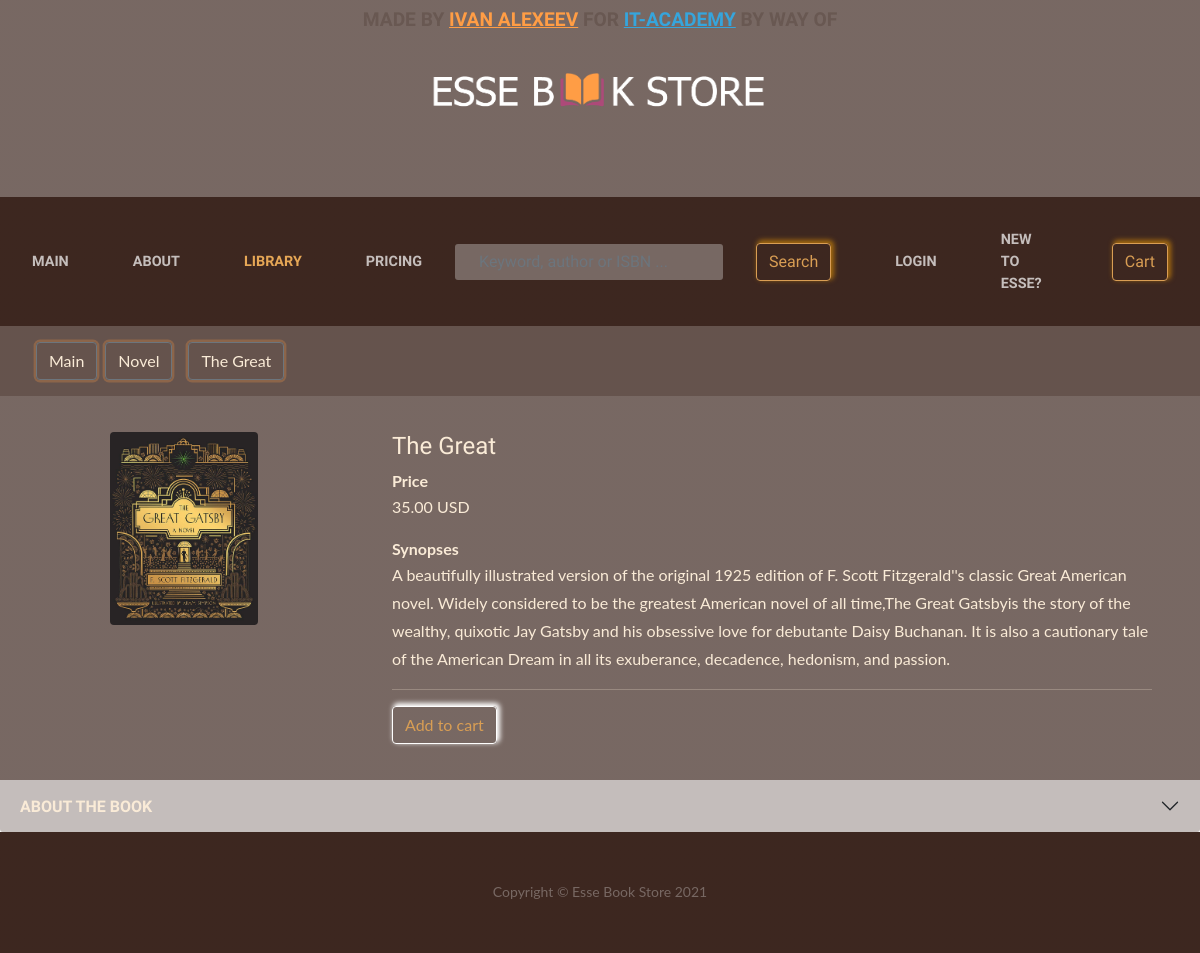
Page /novel/gatsby/ on the earlier database version.
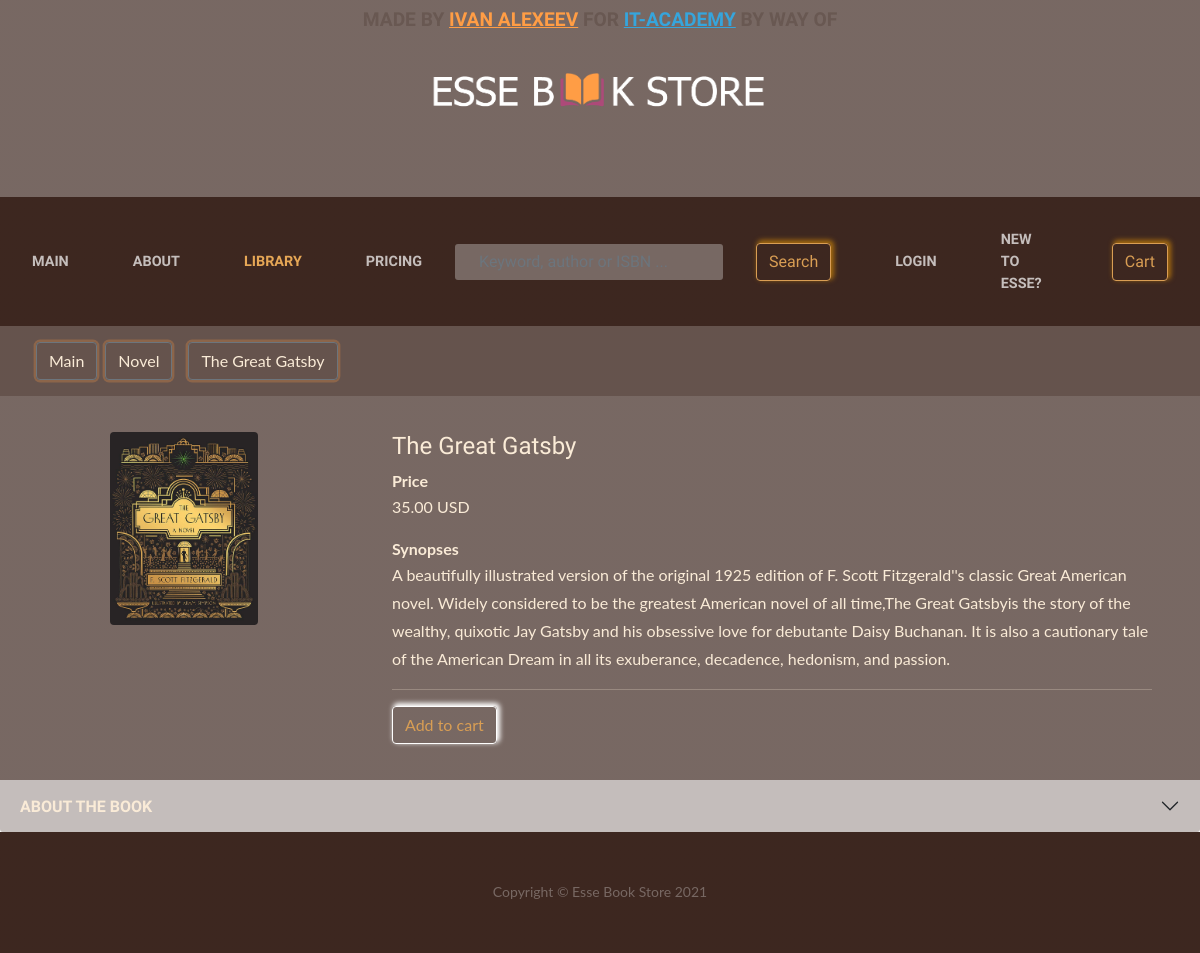
Same page on the later database version.
### mainapp/models.py (models this page shows, shortened)
class Product(models.Model):
    MIN_RESOLUTION = (400,400)
    MAX_RESOLUTION = (4000,4000)
    MAX_IMAGE_SIZE = 3145728
    class Meta:
        abstract=True
    category = models.ForeignKey(Category, verbose_name='Category', on_delete=models.CASCADE)
    title = models.CharField(max_length=255, verbose_name='Book Title')
    slug = models.SlugField(unique=True)
    image = models.ImageField(verbose_name='Image')
    description = models.TextField(verbose_name='Annotation', null = True)
    price = models.DecimalField(max_digits=9, decimal_places=2, verbose_name='Price')

class Novel(Product):
    authorship = models.CharField(max_length=255, verbose_name='Author:')
    book_format = models.CharField(max_length=255, verbose_name='Format:', null=False, blank=False)
    publisher = models.CharField(max_length=255, verbose_name='Publisher:')
    the_year_of_publishing = models.CharField(max_length=10, verbose_name='Published:')
    book_dimensions = models.CharField(max_length=10, verbose_name='Quantity of pages:')
    language = models.CharField(max_length=40, verbose_name='Language:')
    appropriate_for_ages = models.CharField(max_length=10, verbose_name='Appropriate for ages:')
    ISBN_13 = models.CharField(max_length=13, verbose_name='International Standard Book Number:')

class Category(models.Model):
    name = models.CharField(max_length=255, verbose_name='Name of category')
    slug = models.SlugField(unique=True)
    objects = CategoryManager()
    def get_absolute_url(self):
        return reverse('category_detail', kwargs={'slug': self.slug})

### mainapp/views.py (the view)
# urls.py: path('<str:ct_model>/<str:slug>/', ProductDetailView.as_view(), name='product_detail'),
class ProductDetailView(CartMixin, CategoryDetailMixin, DetailView):
    CT_MODEL_MODEL_CLASS = {
        'biography': Biography,
        'economics': Economics,
        'history': History,
        'medicine': Medicine,
        'novel': Novel
    }
    def dispatch(self, request, *args, **kwargs):
        self.model = self.CT_MODEL_MODEL_CLASS[kwargs['ct_model']]
        self.queryset = self.model._base_manager.all()
        return super().dispatch(request, *args, **kwargs)
    context_object_name = 'product'
    template_name = 'product_detail.html'
    slug_url_kwarg = 'slug'
    def get_context_data(self, **kwargs):
        context = super().get_context_data(**kwargs)
        context['ct_model'] = self.model._meta.model_name
        return context

### mainapp/mixins.py (called while the page is built)
    def get_context_data(self, **kwargs):
        if isinstance(self.get_object(), Category):
            model = self.CATEGORY_SLUG2PRODUCT_MODEL[self.get_object().slug]
            context = super().get_context_data(**kwargs)
            context['categories'] = Category.objects.get_categories_for_left_sidebar()
            context['category_products'] = model.objects.all()
            return context
        context = super().get_context_data(**kwargs)
        context['categories'] = Category.objects.get_categories_for_left_sidebar()
        return context

### mainapp/models.py (called while the page is built)
def get_models_for_count(*model_names):
    return [models.Count(model_name) for model_name in model_names]

    def get_queryset(self):
        return super().get_queryset()

    def get_categories_for_left_sidebar(self):
        models = get_models_for_count('biography', 'economics', 'history', 'medicine', 'novel')
        qs = list(self.get_queryset().annotate(*models))
        data = [
            dict(name=c.name, url=c.get_absolute_url(), count=getattr(c, self.CATEGORY_NAME_COUNT_NAME[c.name]))
            for c in qs
        ]
        return data

### mainapp/templates/product_detail.html (shortened to what the changed rows need)
{% load static %}
<!DOCTYPE html>
<html lang="en-us">
<head>
    <link href="https://cdn.jsdelivr.net/npm/bootstrap@5.0.0-beta2/dist/css/bootstrap.min.css" rel="stylesheet">
    <link href="../../static/css/business-casual.css" rel="stylesheet">
    <link href="../../static/scss/_accordion.scss" rel="stylesheet">
</head>
<body>
    <h1 class="site-heading text-center text-white d-none d-lg-block">
        <span class="site-heading-upper text-primary mb-3">Made by <a href="https://github.com/alexeevivan" target="_blank" style="color: #FF9D45FF"> Ivan Alexeev</a> for <a href="https://it-academy.by" target="_blank" style="color: #36A5DCFF">IT-Academy</a> by way of <div style="margin-top: 10px;"></div></span>
        <span>
            <a href="{% url 'base' %}">
                <img src="../../static/img/logo.png" style="width: 30%; height: 30%; margin-top: 2%">
            </a>
        </span>
    </h1>
    <nav style="--bs-breadcrumb-divider: '';" aria-label="breadcrumb">
        <ol class="breadcrumb" style="background-color:rgba(62,37,29,0.3); margin-bottom: 3%; padding-bottom: 1rem; padding-top: 1rem;">
            <li class="breadcrumb-item">
                <button type="button" class="btn btn-outline-secondary" style="box-shadow: 0 0 0 0.15rem rgb(255 157 69 / 25%)">
                    <a style="color:antiquewhite; text-decoration:none !important">
                        {{ product.category.name }}
                    </a>
                </button>
            </li>
            <li class="breadcrumb-item active" aria-current="page">
                <button type="button" class="btn btn-outline-secondary" style="box-shadow: 0 0 0 0.15rem rgb(255 157 69 / 25%)">
                    <a style="color:antiquewhite; text-decoration:none !important;">
                        {{ product.title }}
                    </a>
                </button>
            </li>
        </ol>
    </nav>
    <div class="row" style="margin-right:3%;">
        <div class="col-md-4">
            <img src="{{ product.image.url }}" class="rounded mx-auto d-block" style="width: 40%;">
        </div>
        <div class="col-md-8" style="color:antiquewhite;">
            <h4>
                {{ product.title }}
            </h4>
            <strong>
                Price
            </strong>
            <p>
                {{ product.price }} USD
            </p>
            <strong>
                Synopses
            </strong>
            <p>
                {{ product.description}}
            </p>
            <hr>
            <a href="{% url 'add_to_cart' ct_model=ct_model slug=product.slug %}">
                <button class="btn btn-outline-light" style="border-color:rgb(255, 255, 255); color:#D99E54FF; box-shadow: 2px -2px 5px 1px rgba(255, 255, 255)">
                </button>
            </a>
        </div>
    </div>
    <div class="accordion accordion-flush" id="accordionFlushExample">
        <div class="accordion-item">
            <h2 class="accordion-header" id="flush-headingTwo">
                <button class="accordion-button collapsed" type="button" data-bs-toggle="collapse" data-bs-target="#flush-collapseTwo" aria-expanded="false" aria-controls="flush-collapseTwo">
                    <strong style="color:antiquewhite">
                        ABOUT THE BOOK
                    </strong>
                </button>
            </h2>
        </div>
    </div>
</body>
</html>

Differences in the rows shown:
changed Novel "Novel": title "The Great" → "The Great Gatsby"
